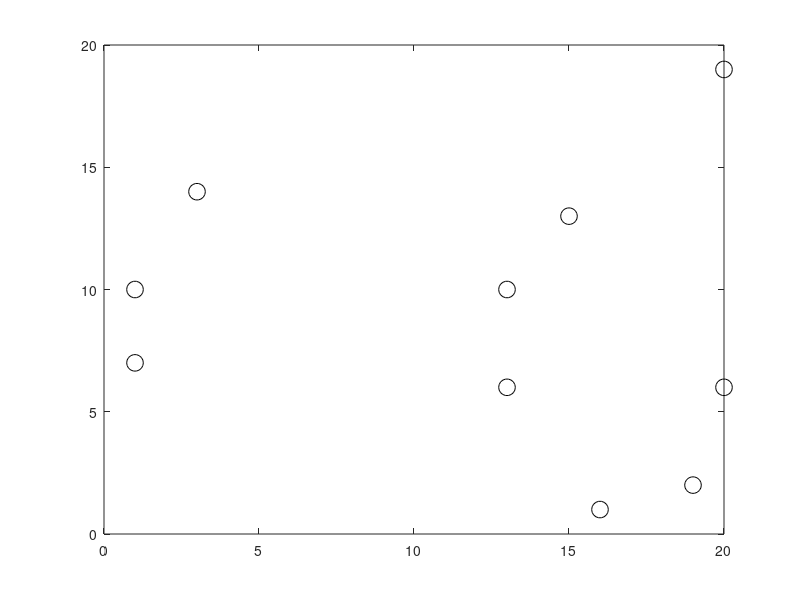

This chart was generated by the following MATLAB code: (Note: this script raises an error after producing the figure.)
clear
close all
x = randi(20,2,10);
a = [1:10];
plot(x(1,:),x(2,:),'ko','MarkerSize',12)
% text(x(1,:)+0.5,x(2,:)+0.5,string(a(:)))
hold on
s.A=[];
s.b=[];
for i=1:size(x,2)
    s(i).A =[];
    s(i).b = [];
    for j=1:size(x,2)
        if i~=j
            if (i ==8) && (j==10)
                a=10;
            end
            [A,B] = bisector_segment(x(:,i),x(:,j));
            [Ax,bx] = make_set_convex(A,B,x(:,i));
            s(i).A = [s(i).A; Ax];
            s(i).b = [s(i).b; bx];
        end
    end
end
plot_bisector_segment(s)